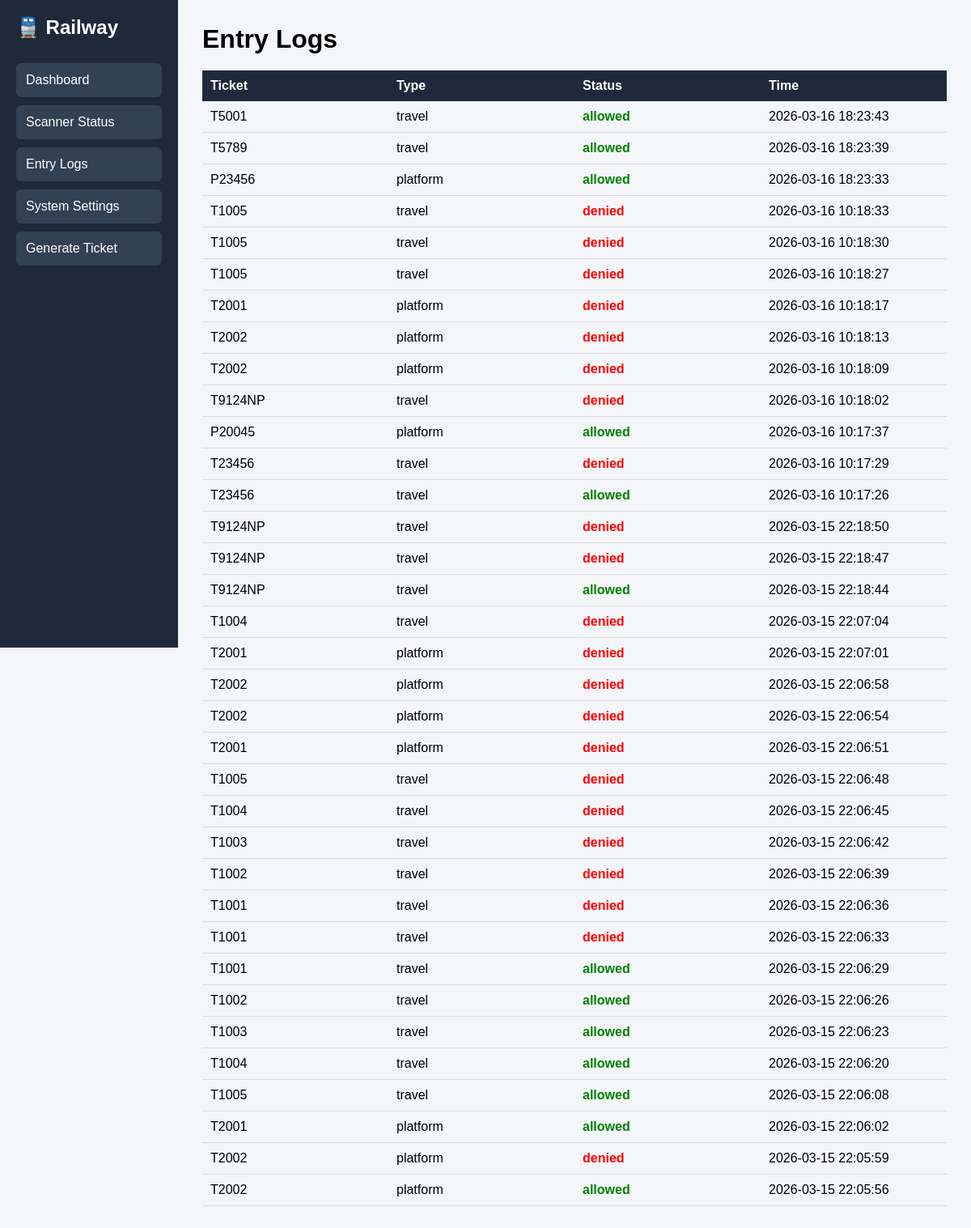
Page /logs on the committed database.
### tables this page shows
CREATE TABLE entry_logs(
id INTEGER PRIMARY KEY AUTOINCREMENT,
ticket_id TEXT,
ticket_type TEXT,
status TEXT,
entry_time TEXT
);

### app.py (the view)
@app.route("/logs")
def logs_page():
    conn = get_db()
    cursor = conn.cursor()
    cursor.execute("""
        SELECT ticket_id,ticket_type,status,entry_time
        FROM entry_logs
        ORDER BY id DESC
    """)
    logs = cursor.fetchall()
    conn.close()
    return render_template("logs.html", logs=logs)

### app.py (called while the page is built)
def get_db():
    return sqlite3.connect("railway.db", timeout=10)

### templates/logs.html
{% extends "base.html" %}
{% block content %}
<h1>Entry Logs</h1>
<table>
<tr>
<th>Ticket</th>
<th>Type</th>
<th>Status</th>
<th>Time</th>
</tr>
{% for log in logs %}
<tr>
<td>{{log[0]}}</td>
<td>{{log[1]}}</td>
<td>
{% if log[2]=='allowed' %}
<span class="allowed">allowed</span>
{% else %}
<span class="denied">denied</span>
{% endif %}
</td>
<td>{{log[3]}}</td>
</tr>
{% endfor %}
</table>
{% endblock %}

### templates/base.html (style rules this page uses)
* { margin:0;padding:0;box-sizing:border-box;font-family:Arial; }
body { display:flex;background:#f4f6f9; }
.main h1 { margin-bottom: 20px; }
table { width:100%; border-collapse:collapse; table-layout:fixed; }
th { background:#1e293b; color:white; padding:10px; text-align:left; }
td { padding:10px; border-bottom:1px solid #ddd; }
.allowed { color:green;font-weight:bold; }
.denied { color:red;font-weight:bold; }

### rows in the picture
entry_logs: ticket "T5001", ticket_type "travel", status "allowed", entry_time "2026-03-16 18:23:43"
entry_logs: ticket "T5789", ticket_type "travel", status "allowed", entry_time "2026-03-16 18:23:39"
entry_logs: ticket "P23456", ticket_type "platform", status "allowed", entry_time "2026-03-16 18:23:33"
entry_logs: ticket "T1005", ticket_type "travel", status "denied", entry_time "2026-03-16 10:18:33"
entry_logs: ticket "T1005", ticket_type "travel", status "denied", entry_time "2026-03-16 10:18:30"
entry_logs: ticket "T1005", ticket_type "travel", status "denied", entry_time "2026-03-16 10:18:27"
entry_logs: ticket "T2001", ticket_type "platform", status "denied", entry_time "2026-03-16 10:18:17"
entry_logs: ticket "T2002", ticket_type "platform", status "denied", entry_time "2026-03-16 10:18:13"
entry_logs: ticket "T2002", ticket_type "platform", status "denied", entry_time "2026-03-16 10:18:09"
entry_logs: ticket "T9124NP", ticket_type "travel", status "denied", entry_time "2026-03-16 10:18:02"
entry_logs: ticket "P20045", ticket_type "platform", status "allowed", entry_time "2026-03-16 10:17:37"
entry_logs: ticket "T23456", ticket_type "travel", status "denied", entry_time "2026-03-16 10:17:29"
entry_logs: ticket "T23456", ticket_type "travel", status "allowed", entry_time "2026-03-16 10:17:26"
entry_logs: ticket "T9124NP", ticket_type "travel", status "denied", entry_time "2026-03-15 22:18:50"
entry_logs: ticket "T9124NP", ticket_type "travel", status "denied", entry_time "2026-03-15 22:18:47"
entry_logs: ticket "T9124NP", ticket_type "travel", status "allowed", entry_time "2026-03-15 22:18:44"
entry_logs: ticket "T1004", ticket_type "travel", status "denied", entry_time "2026-03-15 22:07:04"
entry_logs: ticket "T2001", ticket_type "platform", status "denied", entry_time "2026-03-15 22:07:01"
entry_logs: ticket "T2002", ticket_type "platform", status "denied", entry_time "2026-03-15 22:06:58"
entry_logs: ticket "T2002", ticket_type "platform", status "denied", entry_time "2026-03-15 22:06:54"
entry_logs: ticket "T2001", ticket_type "platform", status "denied", entry_time "2026-03-15 22:06:51"
entry_logs: ticket "T1005", ticket_type "travel", status "denied", entry_time "2026-03-15 22:06:48"
entry_logs: ticket "T1004", ticket_type "travel", status "denied", entry_time "2026-03-15 22:06:45"
entry_logs: ticket "T1003", ticket_type "travel", status "denied", entry_time "2026-03-15 22:06:42"
entry_logs: ticket "T1002", ticket_type "travel", status "denied", entry_time "2026-03-15 22:06:39"
entry_logs: ticket "T1001", ticket_type "travel", status "denied", entry_time "2026-03-15 22:06:36"
entry_logs: ticket "T1001", ticket_type "travel", status "denied", entry_time "2026-03-15 22:06:33"
entry_logs: ticket "T1001", ticket_type "travel", status "allowed", entry_time "2026-03-15 22:06:29"
entry_logs: ticket "T1002", ticket_type "travel", status "allowed", entry_time "2026-03-15 22:06:26"
entry_logs: ticket "T1003", ticket_type "travel", status "allowed", entry_time "2026-03-15 22:06:23"
entry_logs: ticket "T1004", ticket_type "travel", status "allowed", entry_time "2026-03-15 22:06:20"
entry_logs: ticket "T1005", ticket_type "travel", status "allowed", entry_time "2026-03-15 22:06:08"
entry_logs: ticket "T2001", ticket_type "platform", status "allowed", entry_time "2026-03-15 22:06:02"
entry_logs: ticket "T2002", ticket_type "platform", status "denied", entry_time "2026-03-15 22:05:59"
entry_logs: ticket "T2002", ticket_type "platform", status "allowed", entry_time "2026-03-15 22:05:56"
